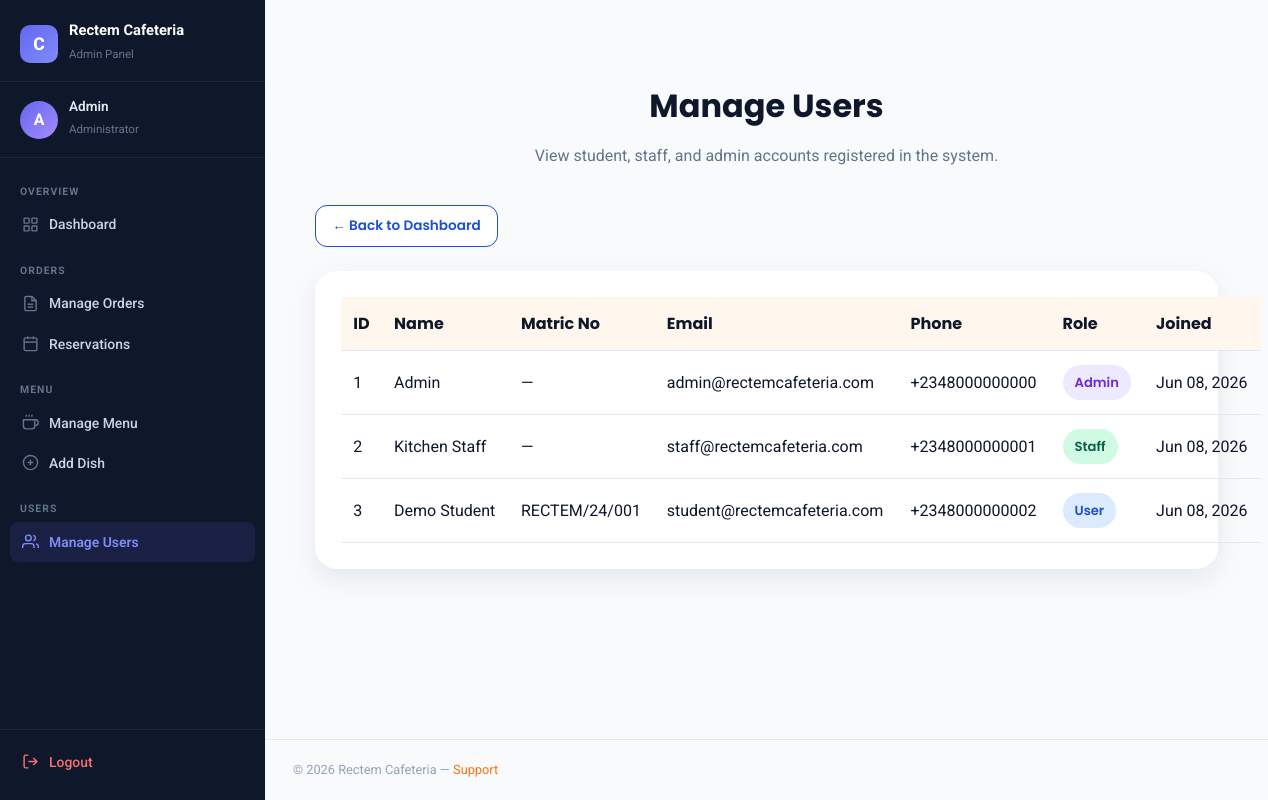
The page /admin/users.php (signed in) on the database its author committed.
### tables this page shows
CREATE TABLE users (
    id INT AUTO_INCREMENT PRIMARY KEY,
    full_name VARCHAR(100) NOT NULL,
    matric_no VARCHAR(40) NULL UNIQUE,
    email VARCHAR(120) NOT NULL UNIQUE,
    phone VARCHAR(20) NOT NULL,
    password VARCHAR(255) NOT NULL,
    role VARCHAR(20) NOT NULL DEFAULT 'user',
    created_at TIMESTAMP DEFAULT CURRENT_TIMESTAMP
);

### includes/functions.php (called while the page is built, shortened)
<?php
function qb_base_url(): string
{
    static $base = null;
    if ($base !== null) {
        return $base;
    }
    $projectPath = realpath(__DIR__ . '/..');
    $documentRoot = realpath($_SERVER['DOCUMENT_ROOT'] ?? '') ?: '';
    if ($documentRoot && $projectPath && str_starts_with($projectPath, $documentRoot)) {
        $base = str_replace('\\', '/', substr($projectPath, strlen($documentRoot)));
        return $base === '' ? '' : $base;
    }
    return '/rectem_cafeteria';
}
function qb_url(string $path = ''): string
{
    $base = rtrim(qb_base_url(), '/');
    $path = ltrim($path, '/');
    return $path === '' ? ($base ?: '/') : $base . '/' . $path;
}
function h(?string $value): string
{
    return htmlspecialchars((string) $value, ENT_QUOTES, 'UTF-8');
}
?>

### admin/users.php (the view, shortened to what this page needs)
<?php
require_once '../includes/db.php';
require_once '../includes/functions.php';
$result = $conn->query("SELECT id, full_name, matric_no, email, phone, role, created_at FROM users ORDER BY created_at DESC");
include '../includes/header.php';
?>
<section class="order-history-section">
    <div class="container">
        <h1 class="section-title">Manage Users</h1>
        <p class="section-subtitle">View student, staff, and admin accounts registered in the system.</p>
        <div class="page-action-bar">
            <a href="<?php echo qb_url('admin/dashboard.php'); ?>" class="btn btn-light btn-sm">← Back to Dashboard</a>
        </div>
        <div class="order-history-table-wrapper">
            <table class="order-history-table">
                <thead>
                    <tr>
                        <th>ID</th>
                        <th>Name</th>
                        <th>Matric No</th>
                        <th>Email</th>
                        <th>Phone</th>
                        <th>Role</th>
                        <th>Joined</th>
                    </tr>
                </thead>
                <tbody>
                    <?php if ($result && $result->num_rows > 0): ?>
                        <?php while ($user = $result->fetch_assoc()): ?>
                            <tr>
                                <td><?php echo $user['id']; ?></td>
                                <td><?php echo h($user['full_name']); ?></td>
                                <td><?php echo h($user['matric_no'] ?? '—'); ?></td>
                                <td><?php echo h($user['email']); ?></td>
                                <td><?php echo h($user['phone']); ?></td>
                                <td><span class="status-badge status-<?php echo strtolower($user['role']); ?>"><?php echo ucfirst(h($user['role'])); ?></span></td>
                                <td><?php echo date('M d, Y', strtotime($user['created_at'])); ?></td>
                            </tr>
                        <?php endwhile; ?>
                    <?php else: ?>
                        <tr><td colspan="7">No users found.</td></tr>
                    <?php endif; ?>
                </tbody>
            </table>
        </div>
    </div>
</section>
<?php include '../includes/footer.php'; ?>

### assets/css/style.css (style rules this page uses)
* { margin: 0; padding: 0; box-sizing: border-box; }
:root { --primary: #1D4ED8; --primary-dark: #1E40AF; --accent: #F59E0B; --dark: #0F172A; --muted: #64748B; --bg: #F8FAFC; --white: #FFFFFF; --success: #16A34A; --danger: #EF4444; --shadow: 0 10px 28px rgba(15, 23, 42, 0.08); --radius: 20px; }
html { scroll-behavior: smooth; }
body { font-family: 'Roboto', sans-serif; background-color: var(--bg); color: var(--dark); line-height: 1.6; }
a { color: inherit; }
.container { width: 90%; max-width: 1200px; margin: 0 auto; }
section { padding: 80px 0; }
.section-title { font-family: 'Poppins', sans-serif; font-size: 2rem; font-weight: 700; text-align: center; margin-bottom: 12px; }
.section-subtitle { text-align: center; color: var(--muted); max-width: 760px; margin: 0 auto 36px; }
.btn { display: inline-flex; align-items: center; justify-content: center; gap: 8px; padding: 12px 22px; border-radius: 12px; text-decoration: none; font-family: 'Poppins', sans-serif; font-weight: 600; border: 1px solid transparent; transition: 0.25s ease; cursor: pointer; }
.btn-sm { padding: 9px 16px; font-size: 0.85rem; }
.btn-light { background-color: var(--white); color: var(--primary); border-color: var(--primary); }
.cart-section, .checkout-section, .order-history-section, .success-section, .user-dashboard { padding: 80px 0; }
.cart-summary, .checkout-form-box, .checkout-summary-box, .empty-state-box, .dashboard-card, .admin-panel-card, .order-history-table-wrapper { background-color: var(--white); border-radius: 22px; padding: 26px; box-shadow: var(--shadow); }
.order-history-table { width: 100%; border-collapse: collapse; min-width: 920px; }
.order-history-table thead { background-color: #FFF7ED; }
.order-history-table th, .order-history-table td { padding: 14px 12px; border-bottom: 1px solid #E5E7EB; text-align: left; }
.order-history-table th { font-family: 'Poppins', sans-serif; }
.status-badge { display: inline-flex; padding: 7px 12px; border-radius: 999px; font-family: 'Poppins', sans-serif; font-size: 0.82rem; font-weight: 600; }
:root { --sb-width: 265px; --sb-bg: #0f172a; --sb-border: rgba(255,255,255,.07); --sb-accent: #F97316; --sb-text: #cbd5e1; --sb-text-muted: #64748b; --sb-active-bg: rgba(249,115,22,.12); --sb-hover-bg: rgba(255,255,255,.05); --topbar-h: 60px; }
.page-action-bar { display: flex; align-items: center; gap: 10px; flex-wrap: wrap; margin-bottom: 24px; }
.status-user { background-color: #DBEAFE; color: #1D4ED8; }
.status-admin { background-color: #EDE9FE; color: #6D28D9; }
.status-staff { background-color: #D1FAE5; color: #065F46; }

### rows shown on the page
users: id "1", full_name "Admin", matric_no "—", email "admin@rectemcafeteria.com", phone "+2348000000000", role "Admin", created_at "Jun 08, 2026"
users: id "2", full_name "Kitchen Staff", matric_no "—", email "staff@rectemcafeteria.com", phone "+2348000000001", role "Staff", created_at "Jun 08, 2026"
users: id "3", full_name "Demo Student", matric_no "RECTEM/24/001", email "student@rectemcafeteria.com", phone "+2348000000002", role "User", created_at "Jun 08, 2026"

### other values the page prints
mb_substr($_SESSION['full_name'] ?? 'A', 0, 1) "A"
$_SESSION['full_name'] "Admin"
